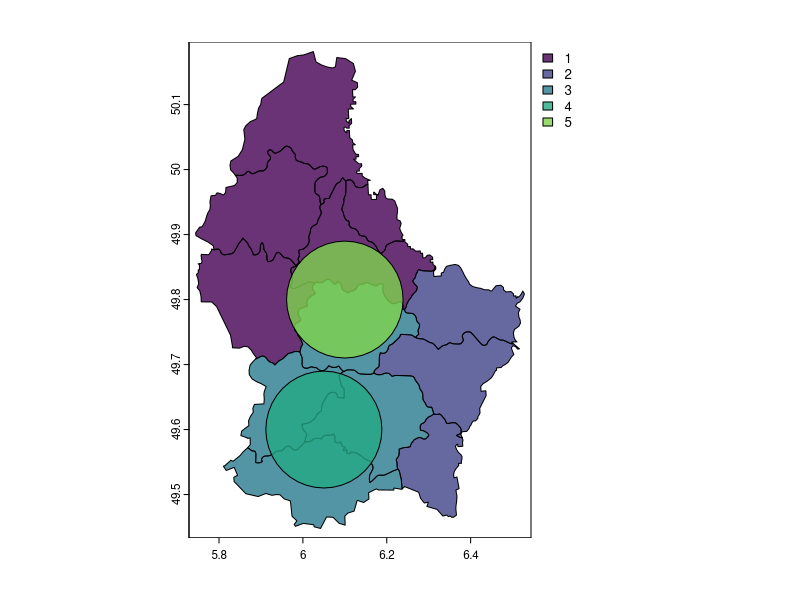
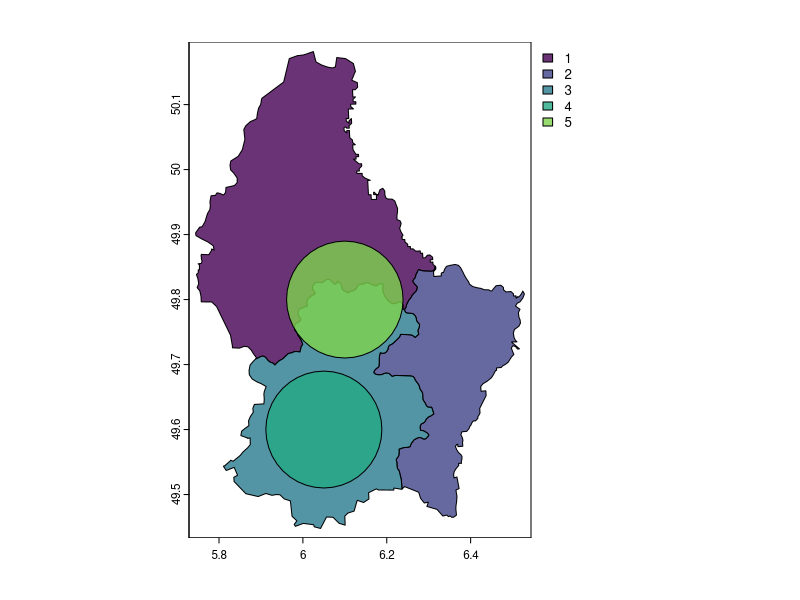
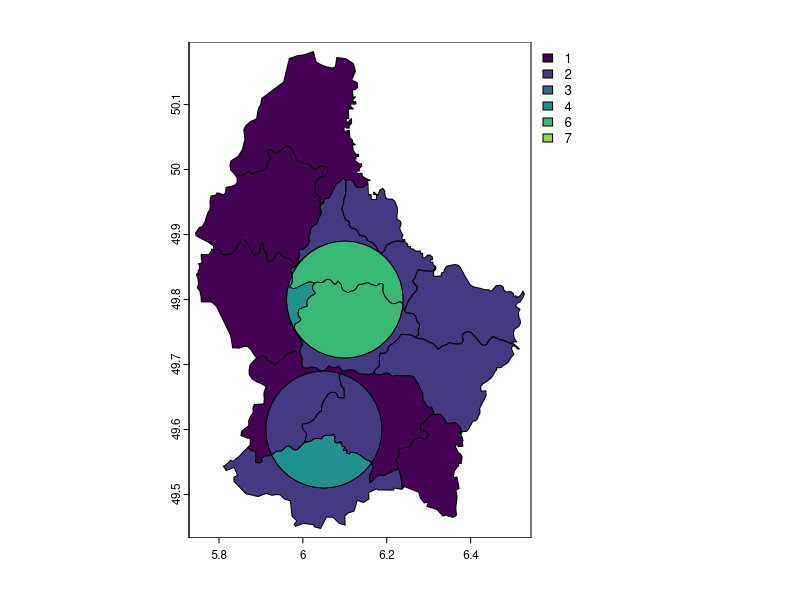

The R source for these figures, in order:
library(terra)

v <- vect(system.file("ex/lux.shp", package="terra"))

#create two circles overlaying vector v
circles <- vect(rbind(c(6.05, 49.6), c(6.1, 49.8)), crs = "epsg:4326") |>
  buffer(10e3)

circles$ID_1 <- 4:5

#bind everything into a single vector
v2 <- rbind(v, circles)

plot(v2, "ID_1", alpha = 0.8)

#I want to sum the polygons using "ID_1"
#aggregating doesn't sum overlapping areas: the bottom circle should have a value of 3+4 = 7, but it is just overlaying the aggregated polygon with value (ID_1) = 3
v2_agg <- aggregate(v2, by = "ID_1", fun = "sum") 
  
plot(v2_agg, "ID_1", alpha = 0.8)

#response from Robert 

u <- union(v2)
s <- rowSums(values(u) * v2$ID_1)
u$sum <- s
# or
values(u) <- data.frame(sum=s)

plot(u, "sum")
